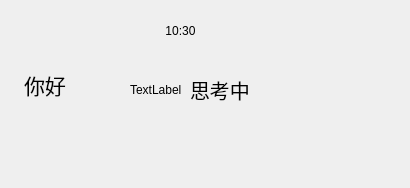
<?xml version="1.0" encoding="UTF-8"?>
<ui version="4.0">
 <class>Form</class>
 <widget class="QWidget" name="Form">
  <property name="geometry">
   <rect>
    <x>0</x>
    <y>0</y>
    <width>410</width>
    <height>188</height>
   </rect>
  </property>
  <property name="windowTitle">
   <string>Form</string>
  </property>
  <widget class="QTextBrowser" name="text_info">
   <property name="geometry">
    <rect>
     <x>20</x>
     <y>65</y>
     <width>280</width>
     <height>110</height>
    </rect>
   </property>
   <property name="styleSheet">
    <string notr="true">background-color: transparent;
        border: none; /* 可选：去掉边框 */</string>
   </property>
   <property name="markdown">
    <string>你好

</string>
   </property>
   <property name="html">
    <string>&lt;!DOCTYPE HTML PUBLIC &quot;-//W3C//DTD HTML 4.0//EN&quot; &quot;http://www.w3.org/TR/REC-html40/strict.dtd&quot;&gt;
&lt;html&gt;&lt;head&gt;&lt;meta name=&quot;qrichtext&quot; content=&quot;1&quot; /&gt;&lt;meta charset=&quot;utf-8&quot; /&gt;&lt;style type=&quot;text/css&quot;&gt;
p, li { white-space: pre-wrap; }
hr { height: 1px; border-width: 0; }
li.unchecked::marker { content: &quot;\2610&quot;; }
li.checked::marker { content: &quot;\2612&quot;; }
&lt;/style&gt;&lt;/head&gt;&lt;body style=&quot; font-family:'Microsoft YaHei UI'; font-size:9pt; font-weight:400; font-style:normal;&quot;&gt;
&lt;p style=&quot; margin-top:0px; margin-bottom:0px; margin-left:0px; margin-right:0px; -qt-block-indent:0; text-indent:0px;&quot;&gt;&lt;span style=&quot; font-size:16pt;&quot;&gt;你好&lt;/span&gt;&lt;/p&gt;&lt;/body&gt;&lt;/html&gt;</string>
   </property>
  </widget>
  <widget class="QWidget" name="image_text" native="true">
   <property name="geometry">
    <rect>
     <x>10</x>
     <y>50</y>
     <width>320</width>
     <height>131</height>
    </rect>
   </property>
   <property name="styleSheet">
    <string notr="true"> border-image:  url(:/input/img_bubble.png) 50 50 50 50 stretch stretch;  
    border-width: 50;</string>
   </property>
  </widget>
  <widget class="QLabel" name="text_time">
   <property name="geometry">
    <rect>
     <x>160</x>
     <y>20</y>
     <width>41</width>
     <height>21</height>
    </rect>
   </property>
   <property name="styleSheet">
    <string notr="true"> border-image:  url(:/input/bg.png) 5 5 5 5 stretch stretch;  
text-align: center;</string>
   </property>
   <property name="text">
    <string>10:30</string>
   </property>
   <property name="alignment">
    <set>Qt::AlignCenter</set>
   </property>
  </widget>
  <widget class="QLabel" name="image_head">
   <property name="geometry">
    <rect>
     <x>330</x>
     <y>50</y>
     <width>80</width>
     <height>80</height>
    </rect>
   </property>
   <property name="text">
    <string/>
   </property>
  </widget>
  <widget class="QLabel" name="thinking">
   <property name="geometry">
    <rect>
     <x>130</x>
     <y>60</y>
     <width>60</width>
     <height>60</height>
    </rect>
   </property>
   <property name="minimumSize">
    <size>
     <width>60</width>
     <height>60</height>
    </size>
   </property>
   <property name="maximumSize">
    <size>
     <width>60</width>
     <height>60</height>
    </size>
   </property>
   <property name="text">
    <string>TextLabel</string>
   </property>
  </widget>
  <widget class="QLabel" name="thinking_text">
   <property name="geometry">
    <rect>
     <x>190</x>
     <y>60</y>
     <width>60</width>
     <height>60</height>
    </rect>
   </property>
   <property name="minimumSize">
    <size>
     <width>60</width>
     <height>60</height>
    </size>
   </property>
   <property name="maximumSize">
    <size>
     <width>60</width>
     <height>60</height>
    </size>
   </property>
   <property name="font">
    <font>
     <pointsize>15</pointsize>
    </font>
   </property>
   <property name="text">
    <string>思考中</string>
   </property>
  </widget>
  <zorder>image_text</zorder>
  <zorder>text_info</zorder>
  <zorder>text_time</zorder>
  <zorder>image_head</zorder>
  <zorder>thinking</zorder>
  <zorder>thinking_text</zorder>
 </widget>
 <resources>
  <include location="images/resource.qrc"/>
 </resources>
 <connections/>
</ui>
